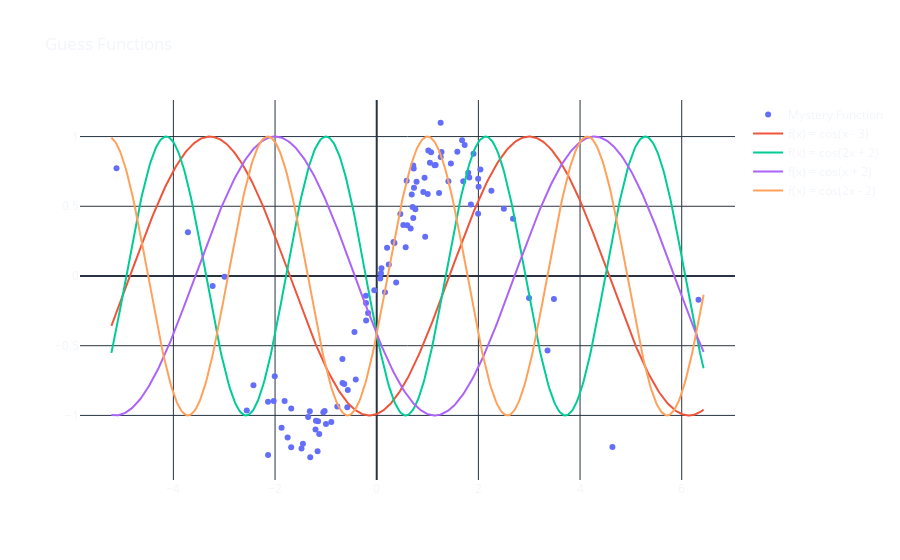

Write notebook code for a chart like this one.
### Markdown cell above
If you read the cell above, or you just looked at the plotted graph, you already know the function we want to approximate. However, let us pretend we don't.

Here are some possible models that could (if we didn't know what it was) explain the function above:

$$y_1 = f(x) = cos(x - 3)$$
$$y_2 = f(x) = cos(2x + 2)$$
$$y_3 = f(x) = cos(x + 2)$$
$$y_4 = f(x) = cos(2x - 2)$$

Let us see how these models compare to our mystery function.

### Code cell
def model(w, x):
    """
    Compute the output of the cosine function given 
    the input x and the weight vector w.

    Args:
        w (numpy.ndarray): A 1D numpy array of size 2 
    containing the weight parameters of the model.
        x (numpy.ndarray): A 1D numpy array representing 
    the input to the model.

    Returns:
    numpy.ndarray: A 1D numpy array representing the 
    output of the model for the given input.

    """
    return np.cos(w[0] * x + w[1])


x_test = np.linspace(x.min()-.1, x.max()+.1, 500)

y_1 = model([1, -3], x_test)
y_2 = model([2, 2], x_test)
y_3 = model([1, 2], x_test)
y_4 = model([2, -2], x_test)

fig = go.Figure(data=go.Scatter(
    x=x, y=y, mode='markers', name='Mystery Function'))

fig.add_trace(go.Scatter(x=x_test, y=y_1, name='f(x) = cos(x - 3)'))
fig.add_trace(go.Scatter(x=x_test, y=y_2, name='f(x) = cos(2x + 2)'))
fig.add_trace(go.Scatter(x=x_test, y=y_3, name='f(x) = cos(x + 2)'))
fig.add_trace(go.Scatter(x=x_test, y=y_4, name='f(x) = cos(2x - 2)'))

fig.update_layout(template='plotly_dark',
                  title='Guess Functions',
                  paper_bgcolor='rgba(0, 0, 0, 0)',
                  plot_bgcolor='rgba(0, 0, 0, 0)')
fig.show()

### Figure 1 — Plotly figure (JSON) as saved in the notebook; plotly's stock layout.template omitted (floating-point values rounded to 4 significant figures; data arrays with more than 128 entries replaced by an {"elided": "..."} marker saying what was removed)
{"data": [{"mode": "markers", "name": "Mystery Function", "type": "scatter", "x": [-0.8937, -1.308, -1.131, -1.204, -0.6719, -2.994, 1.139, 0.7276, 0.7179, -1.48, -0.2104, -1.683, -0.6749, 1.459, -1.753, 1.159, 0.76, 1.069, 0.1621, 1.274, -1.35, 0.08233, 2.996, -1.154, 0.7191, -3.714, 1.82, 6.33, -0.5689, 2.501, 0.33, 0.6887, -1.051, 0.09392, 0.2376, -1.682, -2.137, 3.486, 1.047, 1.41, -0.4379, 0.7335, -0.2118, 1.257, -2.027, 0.6674, -2.005, 3.361, 1.703, 0.0696, 2.039, 1.904, 0.5234, 2.004, 0.2034, 0.5693, 0.5887, -0.9984, -1.024, -0.775, -2.425, 0.6023, 0.7059, 1.68, 2.681, -0.0473, -1.163, -0.1702, -2.557, -1.317, -1.872, 0.3488, -0.6388, 4.637, -0.4121, 2.256, 1.015, -1.452, -2.138, -0.2086, 1.73, -1.812, 1.586, -3.228, 1.799, 1.259, 1.996, -0.5782, -1.195, 1.853, -5.119, 0.9409, 1.003, 0.4639, 0.9168, 1.226, 0.7836, 0.9534, 1.995, 0.3825], "y": [-1.047, -1.3, -1.133, -1.1, -0.7682, -0.005146, 0.7937, 0.7715, 0.7917, -1.237, -0.1928, -1.229, -0.5958, 0.8073, -1.159, 0.7952, 0.4787, 0.8877, -0.1159, 0.8896, -1.012, 0.01975, -0.1574, -1.042, 0.4152, 0.313, 0.7056, -0.1709, -0.8183, 0.4824, 0.2446, 0.5849, -0.9764, 0.05489, 0.08275, -0.9496, -1.285, -0.1658, 0.812, 0.6792, -0.4008, 0.6329, -0.1416, 1.099, -0.8968, 0.34, -0.7189, -0.535, 0.6794, -0.01783, 0.7645, 0.8759, 0.3649, 0.6408, 0.2023, 0.2054, 0.6825, -1.062, -0.969, -0.936, -0.7839, 0.3637, 0.4947, 0.9741, 0.4097, -0.1026, -1.257, -0.2662, -0.9654, -0.9706, -1.089, 0.2371, -0.7739, -1.226, -0.7428, 0.6123, 0.8996, -1.203, -0.9023, -0.3201, 0.9395, -0.8966, 0.8911, -0.07101, 0.7412, 0.8535, 0.6982, -0.9416, -1.038, 0.5136, 0.7724, 0.7054, 0.5876, 0.444, 0.6032, 0.5949, 0.6762, 0.2819, 0.4473, -0.04644]}, {"name": "f(x) = cos(x - 3)", "type": "scatter", "x": {"elided": "500 float values"}, "y": {"elided": "500 float values"}}, {"name": "f(x) = cos(2x + 2)", "type": "scatter", "x": {"elided": "500 float values"}, "y": {"elided": "500 float values"}}, {"name": "f(x) = cos(x + 2)", "type": "scatter", "x": {"elided": "500 float values"}, "y": {"elided": "500 float values"}}, {"name": "f(x) = cos(2x - 2)", "type": "scatter", "x": {"elided": "500 float values"}, "y": {"elided": "500 float values"}}], "layout": {"paper_bgcolor": "rgba(0, 0, 0, 0)", "plot_bgcolor": "rgba(0, 0, 0, 0)", "title": {"text": "Guess Functions"}}}
